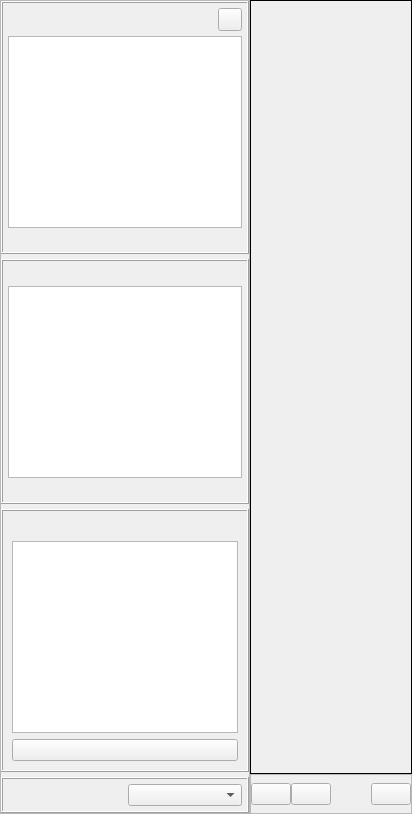
      <widget class="QWidget" name="tab">
       <attribute name="title">
        <string>Device detection</string>
       </attribute>
       <layout class="QGridLayout" name="gridLayout_2">
        <property name="leftMargin">
         <number>0</number>
        </property>
        <property name="topMargin">
         <number>0</number>
        </property>
        <property name="rightMargin">
         <number>0</number>
        </property>
        <property name="bottomMargin">
         <number>0</number>
        </property>
        <property name="spacing">
         <number>0</number>
        </property>
        <item row="0" column="0">
         <layout class="QHBoxLayout" name="horizontalLayout_14">
          <item>
           <widget class="QFrame" name="frame_tab1_menu">
            <property name="maximumSize">
             <size>
              <width>250</width>
              <height>16777215</height>
             </size>
            </property>
            <property name="frameShape">
             <enum>QFrame::StyledPanel</enum>
            </property>
            <property name="frameShadow">
             <enum>QFrame::Raised</enum>
            </property>
            <layout class="QVBoxLayout" name="verticalLayout_5">
             <property name="spacing">
              <number>5</number>
             </property>
             <property name="leftMargin">
              <number>0</number>
             </property>
             <property name="topMargin">
              <number>0</number>
             </property>
             <property name="rightMargin">
              <number>0</number>
             </property>
             <property name="bottomMargin">
              <number>0</number>
             </property>
             <item>
              <widget class="QFrame" name="frame_tab1_camera_check">
               <property name="frameShape">
                <enum>QFrame::Box</enum>
               </property>
               <property name="frameShadow">
                <enum>QFrame::Raised</enum>
               </property>
               <layout class="QVBoxLayout" name="verticalLayout">
                <property name="spacing">
                 <number>5</number>
                </property>
                <property name="leftMargin">
                 <number>5</number>
                </property>
                <property name="topMargin">
                 <number>5</number>
                </property>
                <property name="rightMargin">
                 <number>5</number>
                </property>
                <property name="bottomMargin">
                 <number>5</number>
                </property>
                <item>
                 <layout class="QHBoxLayout" name="horizontalLayout_2">
                  <item>
                   <widget class="QLabel" name="label_tab1_camera_check_title">
                    <property name="font">
                     <font>
                      <pointsize>10</pointsize>
                      <weight>75</weight>
                      <bold>true</bold>
                     </font>
                    </property>
                   </widget>
                  </item>
                  <item>
                   <widget class="QToolButton" name="btn_tab1_refresh_camera">
                    <property name="toolTip">
                     <string>Refresh</string>
                    </property>
                    <property name="text">
                     <string/>
                    </property>
                   </widget>
                  </item>
                 </layout>
                </item>
                <item>
                 <widget class="QListWidget" name="listWidget_tab1_camera_check">
                  <property name="font">
                   <font>
                    <pointsize>10</pointsize>
                   </font>
                  </property>
                 </widget>
                </item>
                <item>
                 <widget class="QLabel" name="label_tab1_camera_check_des">
                  <property name="font">
                   <font>
                    <pointsize>9</pointsize>
                    <weight>75</weight>
                    <italic>true</italic>
                    <bold>true</bold>
                   </font>
                  </property>
                 </widget>
                </item>
               </layout>
              </widget>
             </item>
             <item>
              <widget class="QFrame" name="frame_tab1_gpu_check_2">
               <property name="frameShape">
                <enum>QFrame::Box</enum>
               </property>
               <property name="frameShadow">
                <enum>QFrame::Raised</enum>
               </property>
               <layout class="QVBoxLayout" name="verticalLayout_2">
                <property name="spacing">
                 <number>5</number>
                </property>
                <property name="leftMargin">
                 <number>5</number>
                </property>
                <property name="topMargin">
                 <number>5</number>
                </property>
                <property name="rightMargin">
                 <number>5</number>
                </property>
                <property name="bottomMargin">
                 <number>5</number>
                </property>
                <item>
                 <widget class="QLabel" name="label_tab1_gpu_check_title">
                  <property name="font">
                   <font>
                    <pointsize>10</pointsize>
                    <weight>75</weight>
                    <bold>true</bold>
                   </font>
                  </property>
                 </widget>
                </item>
                <item>
                 <widget class="QListWidget" name="listWidget_tab1_gpu_check">
                  <property name="font">
                   <font>
                    <pointsize>10</pointsize>
                   </font>
                  </property>
                 </widget>
                </item>
                <item>
                 <widget class="QLabel" name="label_tab1_gpu_check_des">
                  <property name="font">
                   <font>
                    <pointsize>9</pointsize>
                    <weight>75</weight>
                    <italic>true</italic>
                    <bold>true</bold>
                   </font>
                  </property>
                 </widget>
                </item>
               </layout>
              </widget>
             </item>
             <item>
              <widget class="QFrame" name="frame">
               <property name="frameShape">
                <enum>QFrame::Box</enum>
               </property>
               <property name="frameShadow">
                <enum>QFrame::Raised</enum>
               </property>
               <layout class="QVBoxLayout" name="verticalLayout_3">
                <item>
                 <widget class="QLabel" name="label_tab1_savepicture_pathtitle">
                  <property name="font">
                   <font>
                    <pointsize>10</pointsize>
                    <weight>75</weight>
                    <bold>true</bold>
                   </font>
                  </property>
                 </widget>
                </item>
                <item>
                 <widget class="QPlainTextEdit" name="plainTextEdit_tab1_savepicture_path"/>
                </item>
                <item>
                 <widget class="QPushButton" name="btn_tab1_savepicture_path"/>
                </item>
               </layout>
              </widget>
             </item>
             <item>
              <widget class="QFrame" name="frame_2">
               <property name="frameShape">
                <enum>QFrame::Box</enum>
               </property>
               <property name="frameShadow">
                <enum>QFrame::Raised</enum>
               </property>
               <layout class="QVBoxLayout" name="verticalLayout_4">
                <property name="spacing">
                 <number>5</number>
                </property>
                <property name="leftMargin">
                 <number>5</number>
                </property>
                <property name="topMargin">
                 <number>5</number>
                </property>
                <property name="rightMargin">
                 <number>5</number>
                </property>
                <property name="bottomMargin">
                 <number>5</number>
                </property>
                <item>
                 <layout class="QHBoxLayout" name="horizontalLayout_3">
                  <item>
                   <widget class="QLabel" name="label_tab1_px">
                    <property name="font">
                     <font>
                      <pointsize>10</pointsize>
                      <weight>75</weight>
                      <bold>true</bold>
                     </font>
                    </property>
                   </widget>
                  </item>
                  <item>
                   <widget class="QComboBox" name="comboBox_tab1_px"/>
                  </item>
                 </layout>
                </item>
               </layout>
              </widget>
             </item>
            </layout>
           </widget>
          </item>
          <item>
           <layout class="QVBoxLayout" name="verticalLayout_10">
            <property name="spacing">
             <number>0</number>
            </property>
            <item>
             <widget class="QLabel" name="label_tab1_camera_win">
              <property name="frameShape">
               <enum>QFrame::Box</enum>
              </property>
              <property name="alignment">
               <set>Qt::AlignCenter</set>
              </property>
             </widget>
            </item>
            <item>
             <widget class="QFrame" name="frame_5">
              <property name="maximumSize">
               <size>
                <width>16777215</width>
                <height>40</height>
               </size>
              </property>
              <property name="frameShape">
               <enum>QFrame::StyledPanel</enum>
              </property>
              <property name="frameShadow">
               <enum>QFrame::Raised</enum>
              </property>
              <layout class="QHBoxLayout" name="horizontalLayout_13">
               <property name="spacing">
                <number>0</number>
               </property>
               <property name="leftMargin">
                <number>0</number>
               </property>
               <property name="topMargin">
                <number>0</number>
               </property>
               <property name="rightMargin">
                <number>0</number>
               </property>
               <property name="bottomMargin">
                <number>0</number>
               </property>
               <item>
                <widget class="QPushButton" name="btn_tab1_opencamera"/>
               </item>
               <item>
                <widget class="QPushButton" name="btn_tab1_takepicture"/>
               </item>
               <item>
                <spacer name="horizontalSpacer_4">
                 <property name="orientation">
                  <enum>Qt::Horizontal</enum>
                 </property>
                 <property name="sizeHint" stdset="0">
                  <size>
                   <width>40</width>
                   <height>20</height>
                  </size>
                 </property>
                </spacer>
               </item>
               <item>
                <widget class="QPushButton" name="btn_tab1_closecamera"/>
               </item>
              </layout>
             </widget>
            </item>
           </layout>
          </item>
         </layout>
        </item>
       </layout>
      </widget>
